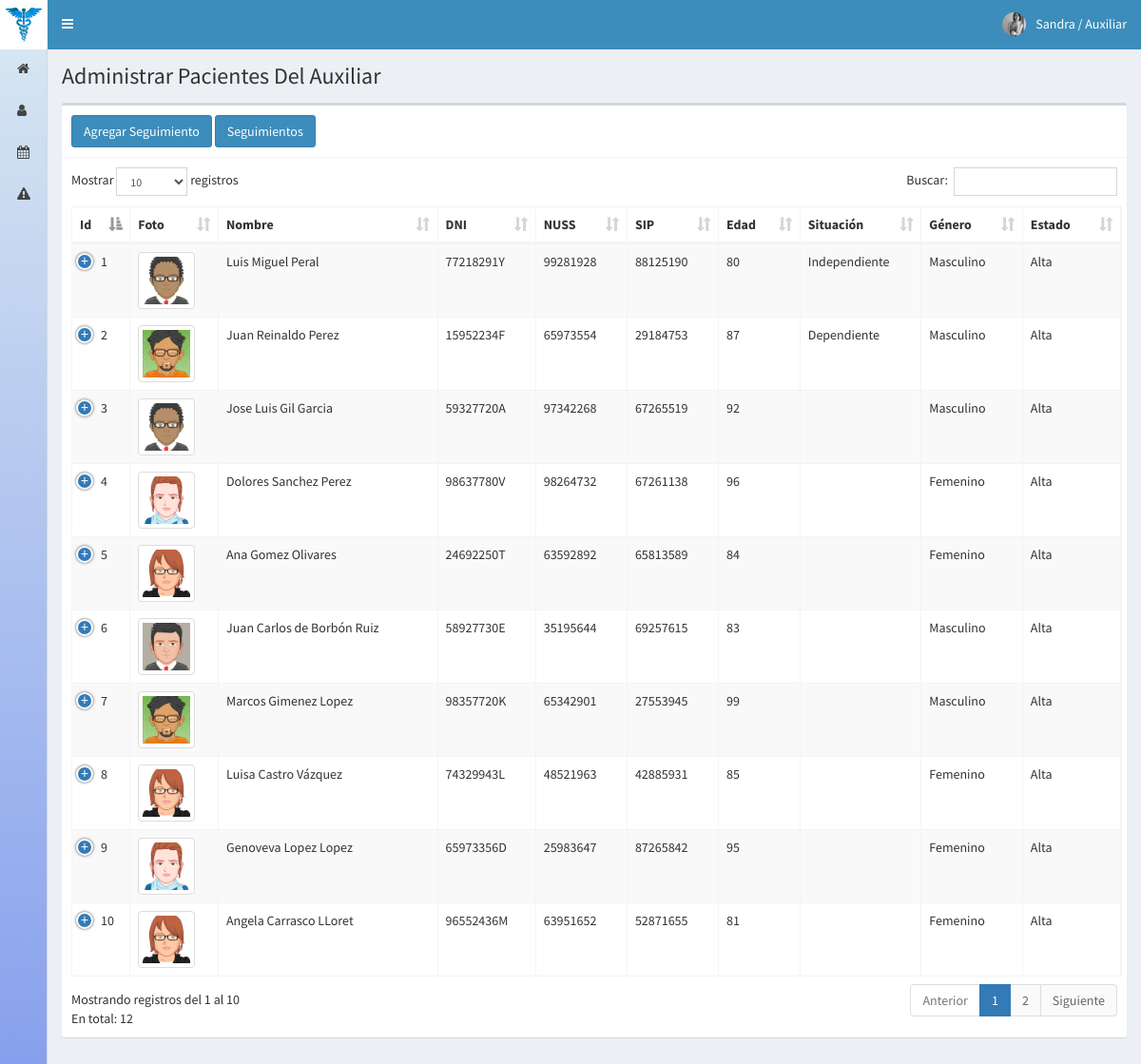
The page /pacientes_auxiliar (signed in) on the database its author committed.
### tables this page shows
CREATE TABLE `pacientes` (
  `id` int(11) NOT NULL,
  `paciente` varchar(45) NOT NULL,
  `sip` int(9) NOT NULL,
  `dni` varchar(9) NOT NULL,
  `nuss` int(9) NOT NULL,
  `nacimiento` date DEFAULT NULL,
  `provincia` varchar(18) DEFAULT NULL,
  `localidad` varchar(18) DEFAULT NULL,
  `domicilio` varchar(20) DEFAULT NULL,
  `situacion` varchar(30) NOT NULL,
  `familiar` int(11) NOT NULL,
  `civil` varchar(20) NOT NULL,
  `genero` varchar(15) NOT NULL,
  `ingreso` varchar(20) DEFAULT NULL,
  `demencia` varchar(200) DEFAULT NULL,
  `cronica` varchar(200) DEFAULT NULL,
  `alergias` varchar(200) DEFAULT NULL,
  `suplementos` varchar(200) DEFAULT NULL,
  `estado` int(11) NOT NULL DEFAULT 1,
  `ingreso_hospital` int(2) NOT NULL DEFAULT 0,
  `escala_barthel` int(2) NOT NULL DEFAULT 0,
  `indice_lawton_brody` int(2) NOT NULL DEFAULT 0,
  `test_reloj_shulman` int(2) NOT NULL DEFAULT 0,
  `escala_depresion_yesavage` int(2) NOT NULL DEFAULT 0,
  `foto` varchar(100) NOT NULL
);

### controlador/plantilla.controlador.php (called while the page is built)
<?php
class ControladorPlantilla {
    public function ctr_plantilla(){
        include ("vista/plantilla.php");
    }
}

### index.php (called while the page is built, shortened)
<?php
require_once("controlador/plantilla.controlador.php");
require_once("controlador/usuarios.controlador.php");
require_once("controlador/pacientes.controlador.php");
require_once("controlador/incidencias.controlador.php");
require_once("modelo/usuarios.modelo.php");
require_once("modelo/pacientes.modelo.php");
$plantilla = new ControladorPlantilla();
$plantilla -> ctr_plantilla();

### modelo/pacientes.modelo.php (called while the page is built, shortened)
<?php
class ModeloPacientes{
    static public function mdl_mostrarPacientes($tabla, $item, $valor){
        require("conexion.php");
        if($item != null){
            $sql="SELECT * FROM $tabla where $item= :$item";
            $stmt = $conexion -> prepare($sql);
            $stmt -> bindParam(":" . $item, $valor, PDO::PARAM_STR);
            $stmt -> execute();
            return $stmt -> fetch();
        }else{
            $sql = "SELECT * FROM $tabla";
            $stmt = $conexion -> prepare($sql);
            $stmt -> execute();
            return $stmt -> fetchAll();
        }
    }
}

### controlador/pacientes.controlador.php (called while the page is built, shortened)
<?php
class ControladorPacientes{
    static public function ctr_mostrarPacientes($item, $valor){
        $tabla = "pacientes";
        $respuesta = ModeloPacientes::mdl_mostrarPacientes($tabla, $item, $valor);
        return $respuesta;
    }
}

### vista/modulos/pacientes_auxiliar.php (the view, shortened to what this page needs)
<div class="content-wrapper">
  <section class="content-header">
    <h1>
      Administrar Pacientes Del Auxiliar
    </h1>
  </section>
  <section class="content">
    <div class="box">
      <div class="box-header with-border">
        <button class="btn btn-primary" data-toggle="modal" data-target="#modal_agregarSeguimiento">Agregar Seguimiento</button>
        <button class="btn btn-primary" data-toggle="modal" data-target="#modal_verSeguimiento">Seguimientos</button>
      </div>
      <div class="box-body">
        <table class="table table-bordered table-striped dt-responsive tabla ">
          <thead>
            <tr>
              <th style="width:10px" >Id</th>
              <th>Foto</th>
              <th>Nombre</th>
              <th style="width:5px">DNI</th>
              <th>NUSS</th>
              <th>SIP</th>
              <th style="width:5px">Edad</th>
              <th>Situación</th>
              <th>Género</th>
              <th>Estado</th>
            </tr>
          </thead>
          <tbody>
          <?php
            $item = null;
            $valor = null;
            $pacientes = ControladorPacientes::ctr_mostrarPacientes($item, $valor);
            foreach ($pacientes as $key => $value) {
              echo '<tr>
                <td>' . ($key+1) .'</td>';
                if($value["foto"] != ""){
                  echo '<td><img src="'.$value["foto"].'" class="img-thumbnail" width="60px"></td>';
                }else{
                  echo '<td><img src="vista/img/pacientes/default/anonymous.png" class="img-thumbnail" width="60px"></td>';
                }
                echo '<td>' . $value["paciente"] .'</td>';
                echo '<td>' . $value["dni"] .'</td>';
                echo '<td>' . $value["nuss"] .'</td>';
                echo '<td>' . $value["sip"] .'</td>';
                $fecha = $value["nacimiento"];
                $tiempo = strtotime($fecha);
                $ahora = time();
                $edad = ($ahora-$tiempo)/(60*60*24*365.25);
                $edad = floor($edad);
                echo '<td>' . $edad.  '</td>';
                echo '<td>' .$value["situacion"]. '</td>';
                echo '<td>' .$value["genero"]. '</td>';
                if($value["estado"] !=0){
                  echo '<td> Alta </td>';
                }else{
                  echo '<td> Baja </td>';
                }
              echo '</tr>';
            }
          ?>
          </tbody>
        </table>
      </div>
    </div>
  </section>
</div>

### vista/plantilla.php (shortened to what this page needs)
<!DOCTYPE html>
<html lang="es">
<head>
  <link rel="stylesheet" href="vista/bower_components/bootstrap/dist/css/bootstrap.min.css">
  <link rel="stylesheet" href="vista/bower_components/font-awesome/css/font-awesome.min.css">
  <link rel="stylesheet" href="vista/dist/css/AdminLTE.css">
  <link rel="stylesheet" href="vista/dist/css/skins/_all-skins.min.css">
   <link rel="stylesheet" href="vista/bower_components/datatables.net-bs/css/dataTables.bootstrap.min.css">
   <link rel="stylesheet" href="vista/bower_components/datatables.net-bs/css/responsive.bootstrap.min.css">
  <link rel="stylesheet" href="vista/bower_components/fullcalendar-3.8.2/css/fullcalendar.css">
  <link rel="stylesheet" href="vista/bower_components/fullcalendar-3.8.2/css/bootstrap-clockpicker.css">
</head>
<body class="hold-transition skin-blue-light sidebar-collapse sidebar-mini login-page">
<?php
  if(isset($_SESSION["iniciarSesion"]) && $_SESSION["iniciarSesion"] == "ok"){
    if($_SESSION["perfil"] == "Administrador"){
      echo '<div class="wrapper">';
      include("modulos/cabezote.php");
      include("modulos/menu_lateral.php");
      if(isset($_GET["ruta"])){
        $ruta = $_GET["ruta"];
        if($ruta == "inicio"
          || $ruta == "usuarios"
          || $ruta == "calendario"
          || $ruta == "pacientes"
          || $ruta == "pacientes_medico"
          || $ruta == "pacientes_psicologo"
          || $ruta == "pacientes_enfermero"
          || $ruta == "pacientes_auxiliar"
          || $ruta == "incidencias_admin"
          || $ruta == "salir"){
          include("modulos/" . $ruta . ".php");
        }else{
            include("modulos/404.php");
        }
      }else{
        include("modulos/inicio.php");
      }
      include("modulos/pie.php");
      echo '</div>';
    }else if ($_SESSION["perfil"] == "Auxiliar"){
      echo '<div class="wrapper">';
      include("modulos/cabezote.php");
      include("modulos/menu_lateral_pacientes.php");
      if(isset($_GET["ruta"])){
        $ruta = $_GET["ruta"];
        if($ruta == "inicio"
          || $ruta == "pacientes_auxiliar"
          || $ruta == "calendario"
          || $ruta == "incidencias"
          || $ruta == "salir"){
          include("modulos/" . $ruta . ".php");
        }else{
            include("modulos/404.php");
        }
      }else{
        include("modulos/inicio.php");
      }
    }else if ($_SESSION["perfil"] == "Psicologo"){
      echo '<div class="wrapper">';
      include("modulos/cabezote.php");
      include("modulos/menu_lateral_pacientes.php");
      if(isset($_GET["ruta"])){
        $ruta = $_GET["ruta"];
        if($ruta == "inicio"
          || $ruta == "pacientes_psicologo"
          || $ruta == "calendario"
          || $ruta == "incidencias"
          || $ruta == "salir"){
          include("modulos/" . $ruta . ".php");
        }else{
            include("modulos/404.php");
        }
      }else{
        include("modulos/inicio.php");
      }
      include("modulos/pie.php");
      echo '</div>';
    }
  }else{
    include("modulos/login.php");
  }
?>
</body>
</html>

### vista/modulos/cabezote.php (shortened to what this page needs)
<header class="main-header" >
	<a href="inicio" class="logo" >
		<span class="logo-mini">
			<img src="vista/img/plantilla/logo_geriatry.png" class="img-responsive" style="padding:0px">
		</span>
	</a>
	<nav class="navbar navbar-static-top"  role="navigation" >
	 	<a href="#" class="sidebar-toggle" data-toggle="push-menu" role="button">
      	</a>
		<div class="navbar-custom-menu">
			<ul class="nav navbar-nav">
				<li class="dropdown user user-menu">
					<a href="#" class="dropdown-toggle" data-toggle="dropdown">
					<?php
						if($_SESSION["foto"] != ""){
							echo '<img src="'. $_SESSION["foto"].'"  class="user-image">';
						}else{
							echo '<img src="vista/img/usuarios/default/anonymous.png" class="user-image">';
						}
					?>
						<span class="hidden-xs"><?php echo $_SESSION["nombre"] ?> / <?php echo $_SESSION["perfil"] ?></span>
					</a>
				</li>
			</ul>
		</div>
	</nav>
 </header>

### vista/modulos/menu_lateral_pacientes.php (shortened to what this page needs)
<aside class="main-sidebar">
    <section class="sidebar">
        <ul class="sidebar-menu" >
            <li>
                <a href="inicio">
                    <i class="fa fa-home"></i>
                </a>
            </li>
            <?php
                if($_SESSION["perfil"] == "Administrativo"){
                    echo '<li>
                        <a href="pacientes">
                            <i class="fa fa-user"></i>
                            <span>Pacientes</span>
                        </a>
                    </li>';
                }else if($_SESSION["perfil"] == "Auxiliar"){
                    echo '<li>
                        <a href="pacientes_auxiliar">
                            <i class="fa fa-user"></i>
                            <span>Pacientes</span>
                        </a>
                    </li>';
                }
            ?>
            <li>
                <a href="calendario">
                    <i class="fa fa-calendar"></i>
                </a>
            </li>
            <li>
                <a href="incidencias">
                    <i class="fa fa-warning"></i>
                </a>
            </li>
        </ul>
    </section>
</aside>

### rows shown on the page
pacientes: foto (picture), paciente "Luis Miguel Peral", dni "77218291Y", nuss "99281928", sip "88125190", nacimiento "80", situacion "Independiente", genero "Masculino", estado "Alta"
pacientes: foto (picture), paciente "Juan Reinaldo Perez", dni "15952234F", nuss "65973554", sip "29184753", nacimiento "87", situacion "Dependiente", genero "Masculino", estado "Alta"
pacientes: foto (picture), paciente "Jose Luis Gil Garcia", dni "59327720A", nuss "97342268", sip "67265519", nacimiento "92", genero "Masculino", estado "Alta"
pacientes: foto (picture), paciente "Dolores Sanchez Perez", dni "98637780V", nuss "98264732", sip "67261138", nacimiento "96", genero "Femenino", estado "Alta"
pacientes: foto (picture), paciente "Ana Gomez Olivares", dni "24692250T", nuss "63592892", sip "65813589", nacimiento "84", genero "Femenino", estado "Alta"
pacientes: foto (picture), paciente "Juan Carlos de Borbón Ruiz", dni "58927730E", nuss "35195644", sip "69257615", nacimiento "83", genero "Masculino", estado "Alta"
pacientes: foto (picture), paciente "Marcos Gimenez Lopez", dni "98357720K", nuss "65342901", sip "27553945", nacimiento "99", genero "Masculino", estado "Alta"
pacientes: foto (picture), paciente "Luisa Castro Vázquez", dni "74329943L", nuss "48521963", sip "42885931", nacimiento "85", genero "Femenino", estado "Alta"
pacientes: foto (picture), paciente "Genoveva Lopez Lopez", dni "65973356D", nuss "25983647", sip "87265842", nacimiento "95", genero "Femenino", estado "Alta"
pacientes: foto (picture), paciente "Angela Carrasco LLoret", dni "96552436M", nuss "63951652", sip "52871655", nacimiento "81", genero "Femenino", estado "Alta"

### other values the page prints
$_SESSION["nombre"] "Sandra"
$_SESSION["perfil"] "Auxiliar"
